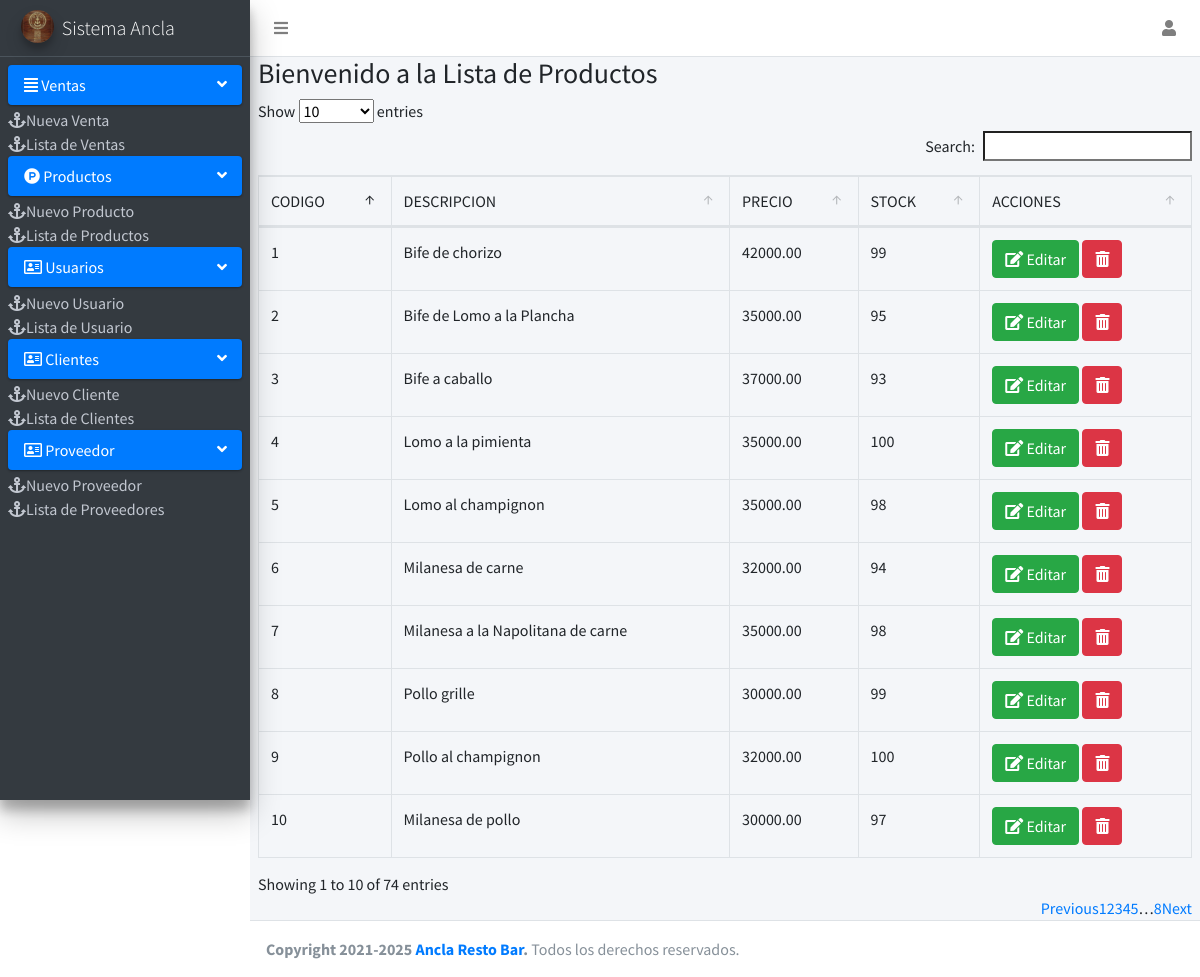
The app's page /Pagina/Productos/productos.php (signed in) with its own data.
### tables this page shows
CREATE TABLE `producto` (
  `codproducto` int(11) NOT NULL,
  `descripcion` varchar(255) NOT NULL,
  `proveedor` int(11) NOT NULL,
  `precio` decimal(10,2) NOT NULL,
  `existencia` int(255) NOT NULL,
  `usuario_id` int(11) NOT NULL
);

### Pagina/Productos/productos.php (the view, shortened to what this page needs)
<?php
include "../menu/cabezera.php";?>
<div class="content-wrapper">
  <section class="content">
    <div class="row" id="contenido_principal">
  <div class="col-md-12">
    <div class="box box-warning box-solid">
     <div class="box-header with-border">
     <h3 class="box-title">Bienvenido a la Lista de Productos</h3>
     </div>
     </div>
<div class="box-body">
<table  id="table" class="table  table-bordered .table-striped thead-dark" style="width:100%">
  <thead>
  <tr>
  <td>CODIGO</td>
  <td>DESCRIPCION</td>
  <td>PRECIO</td>
  <td>STOCK</td>
  <td>ACCIONES</td>
  </tr>
  </thead>
  <tbody>
  <?php
  include "../../conexion.php";
  $query = mysqli_query($conexion, "SELECT * FROM producto");
  $result = mysqli_num_rows($query);
  if ($result>0)
  {
  while ($data=mysqli_fetch_array($query))
  {
  ?>
  <tr>
  <td><?php echo $data['codproducto'];?></td>
  <td><?php echo $data['descripcion'];?></td>
  <td><?php echo $data['precio']; ?></td>
  <td><?php echo $data['existencia'];?></td>
  <td>
    <a href="editar_producto.php?id=<?php echo $data['codproducto']; ?>" class="btn btn-success"><i class='fas fa-edit'></i> Editar</a>
    <form action="eliminar_producto.php?id=<?php echo $data['codproducto']; ?>" method="post" class="confirmar d-inline">
  <button class="btn btn-danger" type="submit"><i class='fas fa-trash-alt'></i> </button>
  </form>
    </div>
   </td>
  </tr>
  <?php }
  } ?>
<?php
include "../menu/footer.php";
?>

### Pagina/menu/cabezera.php (shortened to what this page needs)
<!DOCTYPE html>
<html lang="en">
<head>
  <link rel="stylesheet" href="../../Plantilla/plugins/fontawesome-free/css/all.min.css">
  <link rel="stylesheet" href="../../Plantilla/datatables/DataTable/css/dataTables.bootstrap4.min.css">
  <link rel="stylesheet" href="../../Plantilla/datatables/DataTable/css/dataTables.bootstrap.min.css">
  <link rel="stylesheet" href="../../Plantilla/plugins/icheck-bootstrap/icheck-bootstrap.min.css">
  <link rel="stylesheet" href="../../Plantilla/dist/css/adminlte.min.css">
  <link rel="stylesheet" href="../../Plantilla/plugins/daterangepicker/daterangepicker.css">
</head>
<body class="hold-transition sidebar-mini layout-fixed">
<div class="wrapper">
  <nav class="main-header navbar navbar-expand navbar-white navbar-light">
    <ul class="navbar-nav">
    <li class="nav-item">
    <a class="nav-link" data-widget="pushmenu" href="#" role="button"><i class="fas fa-bars"></i></a>
    </li>
    </ul>
    <ul class="navbar-nav ml-auto">
      <li class="nav-item dropdown">
      <a class="nav-link" data-toggle="dropdown" href="#">
      <i class="fa fa-user"></i>
      </a>
      </div>
  <aside class="main-sidebar sidebar-dark-primary elevation-4">
    <a href="../menu/menu.php" class="brand-link">
      <img src="../../Plantilla/dist/img/user9-160x160.jpg" alt="AdminLTE Logo" class="brand-image img-circle elevation-3" style="opacity: .8">
      <span class="brand-text font-weight-light">Sistema Ancla</span>
    </a>
    <div class="sidebar">
      <nav class="mt-2">
      <ul class="nav nav-pills nav-sidebar flex-column" data-widget="treeview" role="menu" data-accordion="false">
      <li class="nav-item menu-open">
      <a href="#" class="nav-link active">
      <i class="fas fa-align-justify"></i>
      <p>
      Ventas
      <i class="right fas fa-angle-left"></i>
      </p>
      </a>
      <ul class="nav nav-treeview">
      <li class="nav-item">
      <a href="../Ventas/Nuevaventa.php">
      <i class="fas fa-anchor"></i></i><span >Nueva Venta</span>
      </a>
      </li>
      <li class="nav-item">
      <a href="../Ventas/Ventas.php">
      <i class="fas fa-anchor"></i></i><span>Lista de Ventas</span>
      </a>
      </li>
      </ul>
      </li>
      <li class="nav-item menu-open">
      <a href="#" class="nav-link active">
      <i class="fab fa-product-hunt"></i>
      <p>
       Productos
      <i class="right fas fa-angle-left"></i>
      </p>
      </a>
      <ul class="nav nav-treeview">
      <li class="nav-item">
      <a href="../Productos/nuevoproducto.php">
      <i class="fas fa-anchor"></i></i><span>Nuevo Producto</span>
      </a>
      </li>
      <li class="nav-item">
      <a href="../Productos/productos.php">
      <i class="fas fa-anchor"></i><span>Lista de Productos</span>
      </a>
      </li>
      </ul>
      </li>
      <li class="nav-item menu-open">
      <a href="#" class="nav-link active">
      <i class="far fa-address-card"></i>
      <p>
      Usuarios
      <i class="right fas fa-angle-left"></i>
      </p>
      </a>
      <ul class="nav nav-treeview">
      <li class="nav-item">
      <a href="../Usuarios/registro_usuario.php">
      <i class="fas fa-anchor"></i></i><span>Nuevo Usuario</span>
      </a>
      </li>
      <li class="nav-item">
      <a href="../Usuarios/lista_usuarios.php">
      <i class="fas fa-anchor"></i><span>Lista de Usuario</span>
      </a>
      </li>
      </ul>
      </li>
      <li class="nav-item menu-open">
      <a href="#" class="nav-link active">
      <i class="far fa-address-card"></i>
      <p>
       Clientes
      <i class="right fas fa-angle-left"></i>
      </p>
      </a>
      <ul class="nav nav-treeview">
      <li class="nav-item">
      <a href="../Cliente/registro_cliente.php">
      <i class="fas fa-anchor"></i></i><span>Nuevo Cliente</span>
      </a>
      </li>
      <li class="nav-item">
      <a href="../Cliente/lista_clientes.php">
      <i class="fas fa-anchor"></i><span>Lista de Clientes</span>
      </a>
      </li>
      </ul>
      </li>
       <li class="nav-item menu-open">
      <a href="#" class="nav-link active">
        <i class="far fa-address-card"></i>
        <p>
          Proveedor
        <i class="right fas fa-angle-left"></i>
        </p>
        </a>
        <ul class="nav nav-treeview">
        <li class="nav-item">
        <a href="../Proveedores/registro_proveedores.php"">
        <i class="fas fa-anchor"></i></i><span>Nuevo Proveedor</span>
        </a>
        </li>
        <li class="nav-item">
        <a href="../Proveedores/lista_proveedores.php"">
        <i class="fas fa-anchor"></i><span>Lista de Proveedores</span>
        </a>
        </li>
        </ul>
  </li>
</ul>
</nav>
</div>
</aside>

### Pagina/menu/footer.php (shortened to what this page needs)
<footer class="main-footer">
    <strong>Copyright 2021-2025 <a href="">Ancla Resto Bar</a>.</strong>
    Todos los derechos reservados.
  </footer>
</body>
</html>

### records on screen
producto: codproducto "1", descripcion "Bife de chorizo", precio "42000.00", existencia "99"
producto: codproducto "2", descripcion "Bife de Lomo a la Plancha", precio "35000.00", existencia "95"
producto: codproducto "3", descripcion "Bife a caballo", precio "37000.00", existencia "93"
producto: codproducto "4", descripcion "Lomo a la pimienta", precio "35000.00", existencia "100"
producto: codproducto "5", descripcion "Lomo al champignon", precio "35000.00", existencia "98"
producto: codproducto "6", descripcion "Milanesa de carne", precio "32000.00", existencia "94"
producto: codproducto "7", descripcion "Milanesa a la Napolitana de carne", precio "35000.00", existencia "98"
producto: codproducto "8", descripcion "Pollo grille", precio "30000.00", existencia "99"
producto: codproducto "9", descripcion "Pollo al champignon", precio "32000.00", existencia "100"
producto: codproducto "10", descripcion "Milanesa de pollo", precio "30000.00", existencia "97"
